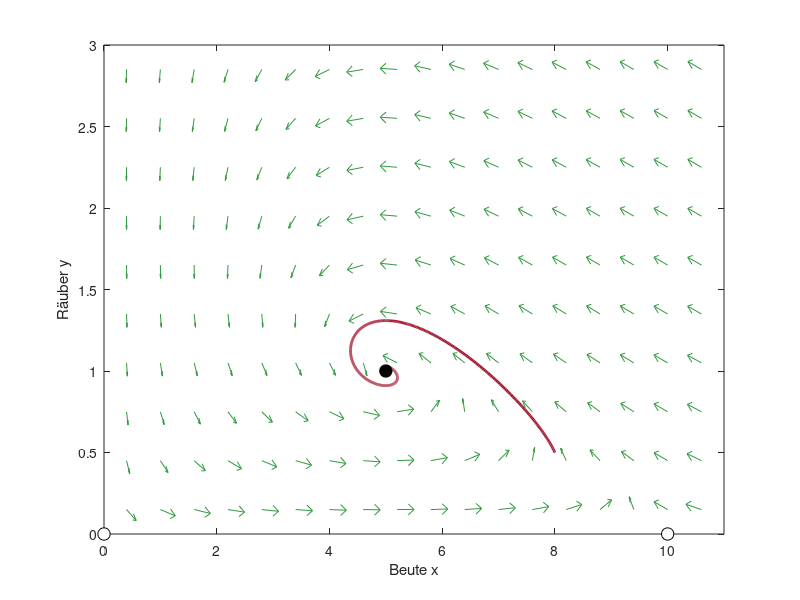

The MATLAB source for this figure:
% Abb. 4.3: Richtungsfeld des Räuber-Beute-Modells (Buch, Abschnitt 4.1, Gl. 4.2)
% Pfeile in Richtung (dx/dt, dy/dt), alle gleich lang; dazu die Lösung aus Abb. 4.2 und die stationären Zustände
% (c) 2026 Philipp Kügler · Programm zum Buch „Dynamische Systeme in den Lebenswissenschaften“ · MIT-Lizenz (siehe LICENSE)
r = 1; K = 10; c = 0.5; d = 0.2; e = 1;
f = @(t, z) [r * (1 - z(1) / K) * z(1) - c * z(1) * z(2); d * z(1) * z(2) - e * z(2)];
opt = odeset('RelTol', 1e-9, 'AbsTol', 1e-11);
[X, Y] = meshgrid(linspace(0.4, 10.6, 18), linspace(0.15, 2.85, 10));
U = (r * (1 - X / K) .* X - c * X .* Y) / 11;            % auf die Achsenlängen bezogen, damit alle Pfeile gleich lang sind
V = (d * X .* Y - e * Y) / 3;
L = sqrt(U.^2 + V.^2);
quiver(X, Y, U ./ L * 0.3, V ./ L * 0.3 * 3 / 11, 0, 'Color', [0.2 0.6 0.25]); hold on
[t, z] = ode45(f, linspace(0, 40, 2001), [8; 0.5], opt);
plot(z(:, 1), z(:, 2), 'Color', [0.64 0.08 0.18], 'LineWidth', 2);
plot([0 10], [0 0], 'ko', 'MarkerFaceColor', 'w', 'MarkerSize', 9);      % instabil
plot(5, 1, 'ko', 'MarkerFaceColor', 'k', 'MarkerSize', 9); hold off      % stabil
P = [0 0; 10 0; 5 1];
for i = 1:3
    w = f(0, P(i, :)');
    fprintf('(%2d, %d): dx/dt = %g, dy/dt = %g\n', P(i, 1), P(i, 2), w(1), w(2));
end
xlim([0 11]); ylim([0 3]); xlabel('Beute x'); ylabel('Räuber y');
